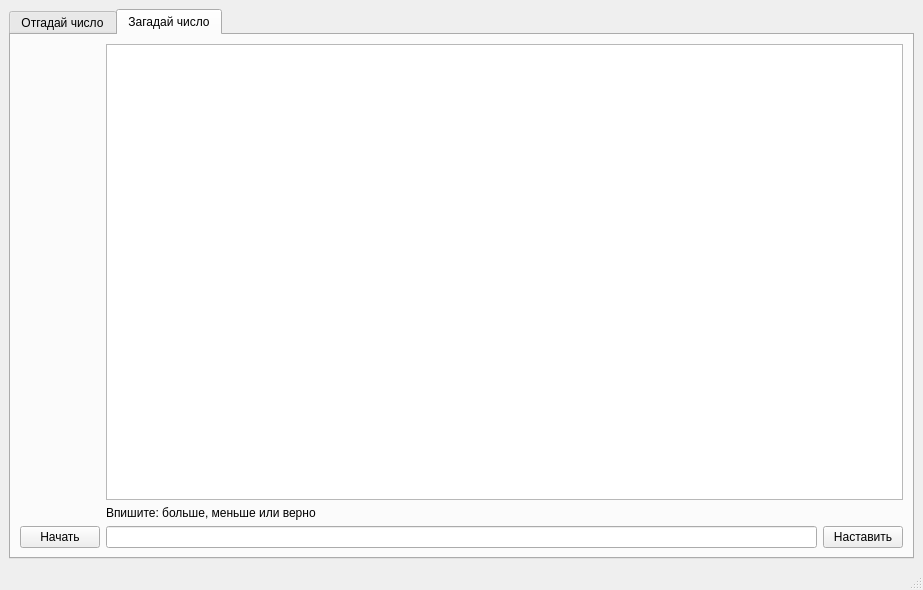
<?xml version="1.0" encoding="UTF-8"?>
<ui version="4.0">
 <class>MainWindow</class>
 <widget class="QMainWindow" name="MainWindow">
  <property name="geometry">
   <rect>
    <x>0</x>
    <y>0</y>
    <width>923</width>
    <height>590</height>
   </rect>
  </property>
  <property name="windowTitle">
   <string>MainWindow</string>
  </property>
  <widget class="QWidget" name="centralwidget">
   <layout class="QVBoxLayout" name="verticalLayout">
    <item>
     <widget class="QTabWidget" name="tabWidget">
      <property name="currentIndex">
       <number>1</number>
      </property>
      <widget class="QWidget" name="tab_0">
       <attribute name="title">
        <string>Отгадай число</string>
       </attribute>
       <layout class="QGridLayout" name="gridLayout">
        <item row="0" column="0">
         <widget class="QLabel" name="label_img_0">
          <property name="text">
           <string/>
          </property>
          <property name="pixmap">
           <pixmap>data/doom/death13.png</pixmap>
          </property>
         </widget>
        </item>
        <item row="0" column="1">
         <widget class="QTextEdit" name="textEdit_0">
          <property name="font">
           <font>
            <pointsize>16</pointsize>
           </font>
          </property>
         </widget>
        </item>
        <item row="1" column="1">
         <widget class="QLabel" name="label_0">
          <property name="text">
           <string>Смертный впиши цифру</string>
          </property>
         </widget>
        </item>
        <item row="2" column="1">
         <layout class="QHBoxLayout" name="horizontalLayout">
          <item>
           <widget class="QLineEdit" name="lineEdit_0"/>
          </item>
          <item>
           <widget class="QPushButton" name="pushButton_1">
            <property name="text">
             <string>Сказать ответ</string>
            </property>
           </widget>
          </item>
         </layout>
        </item>
        <item row="2" column="0">
         <widget class="QPushButton" name="pushButton_0">
          <property name="text">
           <string>Начать</string>
          </property>
         </widget>
        </item>
       </layout>
      </widget>
      <widget class="QWidget" name="tab_1">
       <attribute name="title">
        <string>Загадай число</string>
       </attribute>
       <layout class="QGridLayout" name="gridLayout_2">
        <item row="0" column="0">
         <widget class="QLabel" name="label__img_1">
          <property name="text">
           <string/>
          </property>
          <property name="pixmap">
           <pixmap>data/doom/robot07.png</pixmap>
          </property>
         </widget>
        </item>
        <item row="0" column="1">
         <widget class="QTextEdit" name="textEdit_1">
          <property name="font">
           <font>
            <pointsize>16</pointsize>
           </font>
          </property>
         </widget>
        </item>
        <item row="1" column="1">
         <widget class="QLabel" name="label_1">
          <property name="text">
           <string>Впишите: больше, меньше или верно</string>
          </property>
         </widget>
        </item>
        <item row="2" column="1">
         <layout class="QHBoxLayout" name="horizontalLayout_2">
          <item>
           <widget class="QLineEdit" name="lineEdit_1"/>
          </item>
          <item>
           <widget class="QPushButton" name="pushButton_3">
            <property name="text">
             <string>Наставить</string>
            </property>
           </widget>
          </item>
         </layout>
        </item>
        <item row="2" column="0">
         <widget class="QPushButton" name="pushButton_2">
          <property name="text">
           <string>Начать</string>
          </property>
         </widget>
        </item>
       </layout>
      </widget>
     </widget>
    </item>
   </layout>
  </widget>
  <widget class="QStatusBar" name="statusbar"/>
 </widget>
 <tabstops>
  <tabstop>tabWidget</tabstop>
  <tabstop>pushButton_0</tabstop>
  <tabstop>lineEdit_0</tabstop>
  <tabstop>pushButton_1</tabstop>
  <tabstop>textEdit_0</tabstop>
  <tabstop>pushButton_2</tabstop>
  <tabstop>lineEdit_1</tabstop>
  <tabstop>pushButton_3</tabstop>
  <tabstop>textEdit_1</tabstop>
 </tabstops>
 <resources/>
 <connections/>
</ui>
